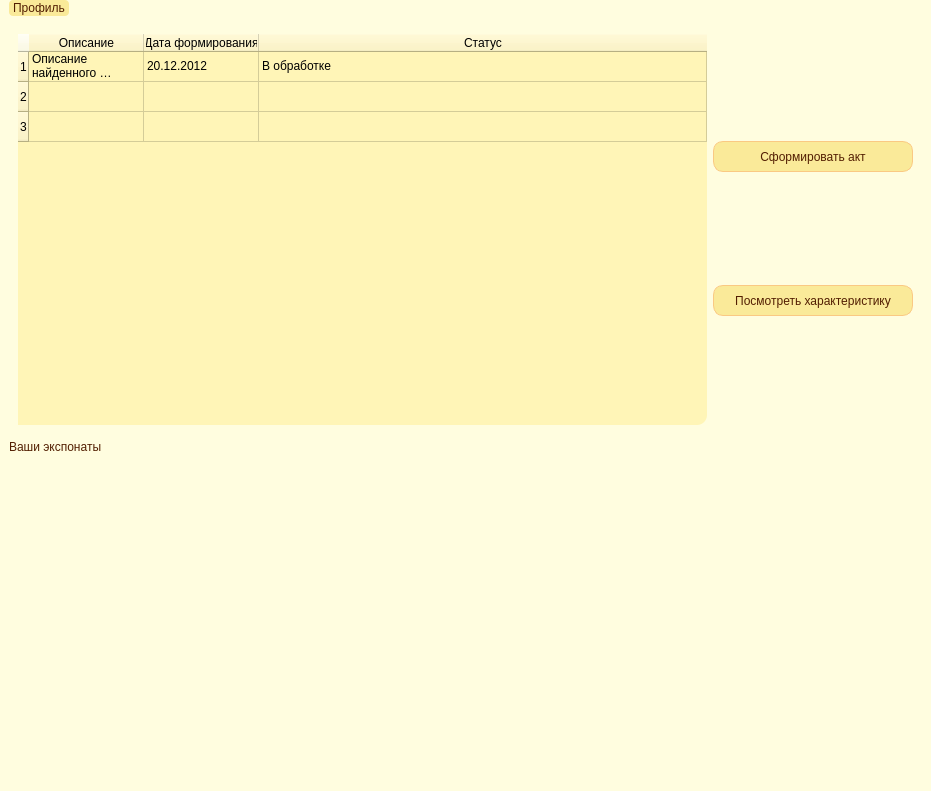
<?xml version="1.0" encoding="UTF-8"?>
<ui version="4.0">
 <class>ManagerMainWindow</class>
 <widget class="QMainWindow" name="ManagerMainWindow">
  <property name="geometry">
   <rect>
    <x>0</x>
    <y>0</y>
    <width>931</width>
    <height>791</height>
   </rect>
  </property>
  <property name="windowTitle">
   <string>Главное окно - (Менеджер)</string>
  </property>
  <property name="styleSheet">
   <string notr="true">QMenuBar {
background-color: rgb(250, 234, 153);
font: 87 10pt &quot;Arial Black&quot;;
padding-left: 3px;
	color: rgb(82, 30, 1);
}

QMenuBar::item {
spacing: 3px; /* spacing between menu bar items */
padding: 1px 4px;
background: transparent;
border-radius: 4px;
background-color: rgb(250, 234, 153);
}

QMenuBar::item:selected { /* when selected using mouse or keyboard */
background: #fac983;
}

QMenu {
background-color: rgb(149, 166, 174); 
	font: 75 8pt &quot;Arial Black&quot;;
}

QMenu::item {
background-color: transparent;
}

QMenu::item:selected {
background-color: #fac983; /* rot */
}
QWidget{background-color: rgb(255, 253, 223);}</string>
  </property>
  <widget class="QWidget" name="centralwidget">
   <layout class="QVBoxLayout" name="verticalLayout_3">
    <item>
     <widget class="QWidget" name="tablesForDonationActsView" native="true">
      <property name="sizePolicy">
       <sizepolicy hsizetype="Expanding" vsizetype="Preferred">
        <horstretch>0</horstretch>
        <verstretch>0</verstretch>
       </sizepolicy>
      </property>
      <layout class="QHBoxLayout" name="horizontalLayout">
       <item>
        <widget class="QTableWidget" name="actsTable">
         <property name="enabled">
          <bool>true</bool>
         </property>
         <property name="sizePolicy">
          <sizepolicy hsizetype="Expanding" vsizetype="Expanding">
           <horstretch>0</horstretch>
           <verstretch>0</verstretch>
          </sizepolicy>
         </property>
         <property name="styleSheet">
          <string notr="true">
QTableWidgetItem {
	font: 8pt &quot;Arial&quot;;
}

QWidget {background-color: rgb(255, 245, 183);}

QAbstractItemView {

	font: 8pt &quot;Arial Black&quot;;
}

QAbstractScrollArea {
	
	border-radius: 10px;
}

 QScrollBar::handle:vertical {
    background: #fac983
 }

QScrollBar::handle:horizontal {
    background: #fac983;
 }
</string>
         </property>
         <property name="sortingEnabled">
          <bool>true</bool>
         </property>
         <property name="columnCount">
          <number>3</number>
         </property>
         <attribute name="horizontalHeaderCascadingSectionResizes">
          <bool>false</bool>
         </attribute>
         <attribute name="horizontalHeaderDefaultSectionSize">
          <number>115</number>
         </attribute>
         <attribute name="horizontalHeaderStretchLastSection">
          <bool>true</bool>
         </attribute>
         <attribute name="verticalHeaderShowSortIndicator" stdset="0">
          <bool>false</bool>
         </attribute>
         <attribute name="verticalHeaderStretchLastSection">
          <bool>false</bool>
         </attribute>
         <row>
          <property name="text">
           <string>1</string>
          </property>
         </row>
         <row>
          <property name="text">
           <string>2</string>
          </property>
         </row>
         <row>
          <property name="text">
           <string>3</string>
          </property>
         </row>
         <column>
          <property name="text">
           <string>Описание</string>
          </property>
         </column>
         <column>
          <property name="text">
           <string>Дата формирования</string>
          </property>
         </column>
         <column>
          <property name="text">
           <string>Статус</string>
          </property>
         </column>
         <item row="0" column="0">
          <property name="text">
           <string>Описание найденного экспоната</string>
          </property>
         </item>
         <item row="0" column="1">
          <property name="text">
           <string>20.12.2012</string>
          </property>
         </item>
         <item row="0" column="2">
          <property name="text">
           <string>В обработке</string>
          </property>
         </item>
        </widget>
       </item>
       <item>
        <layout class="QVBoxLayout" name="verticalLayout_2">
         <item>
          <widget class="QPushButton" name="formActButton">
           <property name="sizePolicy">
            <sizepolicy hsizetype="Fixed" vsizetype="Fixed">
             <horstretch>0</horstretch>
             <verstretch>0</verstretch>
            </sizepolicy>
           </property>
           <property name="minimumSize">
            <size>
             <width>200</width>
             <height>31</height>
            </size>
           </property>
           <property name="maximumSize">
            <size>
             <width>16777215</width>
             <height>31</height>
            </size>
           </property>
           <property name="styleSheet">
            <string notr="true">QWidget {
	background-color: rgb(250, 234, 153);
	border: 1px solid rgb(250, 201, 131);
	border-radius: 10px;
	text-align: center;
}

QAbstractButton {
	
	font: 87 8pt &quot;Arial Black&quot;;
	color: rgb(82, 30, 1);
}
QPushButton:hover:!pressed {
  border: 2px solid rgb(250, 201, 131);
}</string>
           </property>
           <property name="text">
            <string>Сформировать акт</string>
           </property>
           <property name="shortcut">
            <string>Ctrl+S</string>
           </property>
          </widget>
         </item>
         <item>
          <widget class="QPushButton" name="showStatisticButton">
           <property name="sizePolicy">
            <sizepolicy hsizetype="Fixed" vsizetype="Fixed">
             <horstretch>0</horstretch>
             <verstretch>0</verstretch>
            </sizepolicy>
           </property>
           <property name="minimumSize">
            <size>
             <width>200</width>
             <height>31</height>
            </size>
           </property>
           <property name="maximumSize">
            <size>
             <width>16777215</width>
             <height>31</height>
            </size>
           </property>
           <property name="styleSheet">
            <string notr="true">QWidget {
	background-color: rgb(250, 234, 153);
	border: 1px solid rgb(250, 201, 131);
	border-radius: 10px;
	text-align: center;
}

QAbstractButton {
	
	font: 87 8pt &quot;Arial Black&quot;;
	color: rgb(82, 30, 1);
}
QPushButton:hover:!pressed {
  border: 2px solid rgb(250, 201, 131);
}</string>
           </property>
           <property name="text">
            <string>Посмотреть характеристику</string>
           </property>
           <property name="shortcut">
            <string>Ctrl+S</string>
           </property>
          </widget>
         </item>
        </layout>
       </item>
      </layout>
     </widget>
    </item>
    <item>
     <widget class="QLabel" name="label">
      <property name="styleSheet">
       <string notr="true">QLabel {
	font: 87 12pt &quot;Arial Black&quot;;
	color: rgb(82, 30, 1);
}</string>
      </property>
      <property name="text">
       <string>Ваши экспонаты</string>
      </property>
     </widget>
    </item>
    <item>
     <widget class="QWidget" name="exhibitWidget" native="true">
      <property name="minimumSize">
       <size>
        <width>0</width>
        <height>300</height>
       </size>
      </property>
      <layout class="QVBoxLayout" name="verticalLayout_4"/>
     </widget>
    </item>
   </layout>
  </widget>
  <widget class="QMenuBar" name="menubar">
   <property name="geometry">
    <rect>
     <x>0</x>
     <y>0</y>
     <width>931</width>
     <height>21</height>
    </rect>
   </property>
   <widget class="QMenu" name="menu">
    <property name="title">
     <string>Профиль</string>
    </property>
    <addaction name="showpProfileInfoAction"/>
    <addaction name="separator"/>
    <addaction name="quitSessionAction_2"/>
   </widget>
   <addaction name="menu"/>
  </widget>
  <widget class="QStatusBar" name="statusbar"/>
  <action name="selectEmployeeTableAction">
   <property name="checkable">
    <bool>true</bool>
   </property>
   <property name="checked">
    <bool>true</bool>
   </property>
   <property name="text">
    <string>Выбрать</string>
   </property>
  </action>
  <action name="action">
   <property name="text">
    <string>Поиск...</string>
   </property>
  </action>
  <action name="viewProfileInfoAction">
   <property name="text">
    <string>Показать</string>
   </property>
  </action>
  <action name="quitSessionAction">
   <property name="text">
    <string>Выход</string>
   </property>
  </action>
  <action name="showpProfileInfoAction">
   <property name="text">
    <string>Показать</string>
   </property>
  </action>
  <action name="quitSessionAction_2">
   <property name="text">
    <string>Выход</string>
   </property>
   <property name="shortcut">
    <string>Ctrl+Q</string>
   </property>
  </action>
 </widget>
 <resources/>
 <connections/>
</ui>
